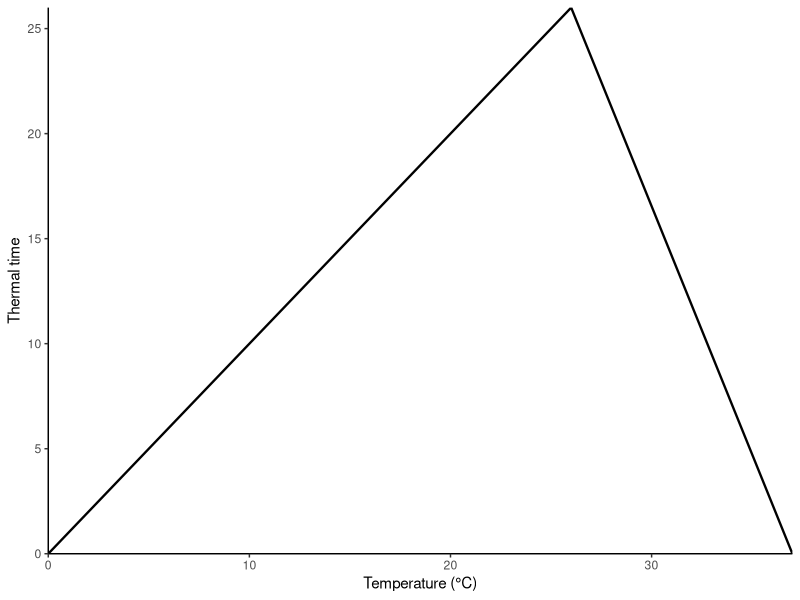
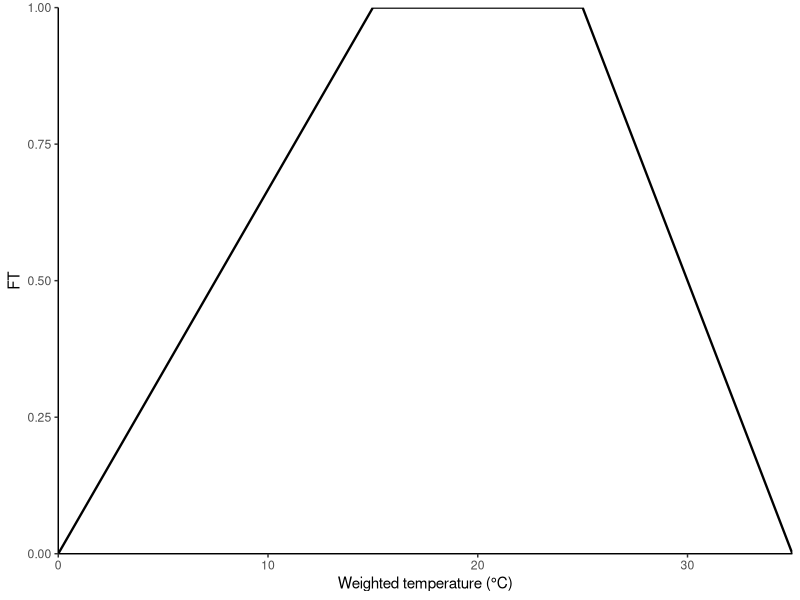

Source code (R) for these figures, in order:
library(dplyr)
library(ggplot2)
# thermal time ---------------------------------------------
dt <- data.frame(x = c(0,26,37), y = c(0,26,0))

dt %>% 
  ggplot(aes(x = x, y = y))+
  geom_line(size=.8)+
  scale_x_continuous(expand = c(0,0))+
  scale_y_continuous(expand = c(0,0))+
  labs(x="Temperature (°C)", y = "Thermal time")+
  theme_classic()

# thermal time ---------------------------------------------
df <- data.frame(x = c(0,15,25,35), y = c(0,1,1,0))

df %>% 
  ggplot(aes(x = x, y = y))+
  geom_line(size=.8)+
  scale_x_continuous(expand = c(0,0))+
  scale_y_continuous(expand = c(0,0))+
  labs(x="Weighted temperature (°C)", y = "FT")+
  theme_classic()
